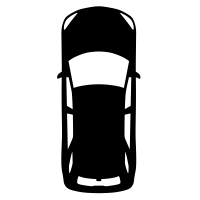
#> input picture car_gif/car_icon.png, 200 x 200 px
$ python car_gif.py
#> lines starting #> are read from the running program, lines starting #| are printed output that depends on the picture
import numpy as np
import matplotlib.pyplot as plt
import matplotlib.animation as animation
import matplotlib.image as mpimg

# Configure figure with a corporate style
fig, ax = plt.subplots(figsize=(8, 8))
ax.set_facecolor('white')  # Background color
ax.spines['top'].set_visible(False)  # Hide top spine
ax.spines['right'].set_visible(False)  # Hide right spine
ax.spines['left'].set_linewidth(1.5)  # Thicker left spine
ax.spines['bottom'].set_linewidth(1.5)  # Thicker bottom spine

# Set axis limits
ax.set_xlim(-100, 100)
ax.set_ylim(-20, 100)
ax.set_xticks(np.arange(-100, 101, 20))  # X ticks
ax.set_yticks(np.arange(-10, 110, 10))  # Y ticks

# Set the aspect of the axes to be equal
ax.set_aspect('equal')  # This makes sure the circle is drawn as a circle

# Add a dashed light gray line at y=0
ax.axhline(0, color='lightgray', linestyle='--', linewidth=1)

# Load car icon image
ego_car_img = mpimg.imread('car_icon.png')  # Ensure you have a car icon image named 'car_icon.png'
#> ego_car_img is the input picture: shape (200, 200, 4) float32; mean R, G, B, A 0, 0, 0, 0.261
target_car_img = mpimg.imread('target_car.jpg')  # Ensure you have a target car image named 'target_car.jpg'
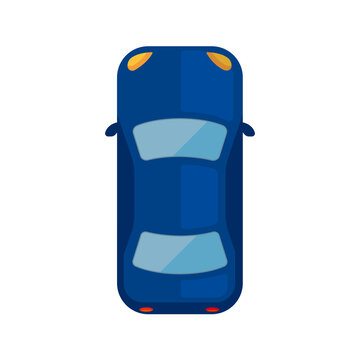
#> input picture car_gif/target_car.jpg, 360 x 360 px
#> target_car_img is the input picture: shape (360, 360, 3); mean R, G, B 197, 211.7, 226.3

# Draw the target car image (moved closer) with increased size
target_car_x = -20  # Centered horizontally
target_car_y = 43  # Adjusted position for the target car, to fit the new Y limits
target_car_image = ax.imshow(target_car_img, extent=[target_car_x, target_car_x + 28, target_car_y, target_car_y + 15], aspect='auto')

# Create a damping level text bar
damping_text = ax.text(0, 100, 'Damping Level: 0 dB', fontsize=14, fontweight='bold', ha='center')

# Initialize line and text for max visibility
max_visibility_line = None
visibility_text = None

# Update function for the animation
def update(frame):
#> called with frame = 0
    global max_visibility_line, visibility_text  # Use global variables for the line and text

    # Clear previous patches
    for patch in ax.patches:
        patch.remove()  # Remove existing patches

    # Define ego car position (set to 0 on Y-axis)
    ego_car_x = -13  # Centered with respect to the red circle, moved back
    ego_car_y = -1  # Position of the car (on the 0 line)

    # Draw the ego car image (increased size)
    ax.imshow(ego_car_img, extent=[ego_car_x, ego_car_x + 28, ego_car_y, ego_car_y + 15], aspect='auto')

    # Create new radar detection area starting from the red circle
    radar_circle = plt.Circle((1, 14), 1.25, color='red', alpha=1)  # Positioned just above the car
    ax.add_patch(radar_circle)

    # Define radius for radar detection area based on damping level
    radius = max(40, 80 - (frame * 0.5))  # Adjusted to reach a minimum radius more quickly

    # Update damping level text
    damping_level = min(30, (frame // 10) * 5)  # Max at 30 dB
    damping_text.set_text(f'Damping Level: {damping_level} dB')

    # Create new radar detection area starting from the red circle
    radar_detection_area = plt.Polygon(
        [(1, 14), (radius, radius - 2), (-radius, radius - 2)],
        color='blue', alpha=0.3
    )
    ax.add_patch(radar_detection_area)

    # Add or update the max visibility line
    max_visibility_line_y = radius - 2  # Y position of the max visibility line
    if max_visibility_line is None:
        # Create line if it does not exist
        max_visibility_line, = ax.plot([-radius, radius], [max_visibility_line_y, max_visibility_line_y], color='green',
                                       linewidth=2)
    else:
        # Update line position and length
        max_visibility_line.set_xdata([-radius, radius])
        max_visibility_line.set_ydata([max_visibility_line_y, max_visibility_line_y])

        # Define the number of classes and maximum visibility range
        num_classes = 7

        # Calculate the class index based on the current frame
        class_index = min(num_classes - 1, int((frame / 50) * num_classes))  # Assuming 90 frames

        # Calculate target opacity based on the class index
        target_opacity = max(0, (num_classes - class_index) / num_classes)  # Opacity goes from 1 to 0

        # Set the opacity of the target car image
        target_car_image.set_alpha(target_opacity)

    # Add or update text for max visibility
    if visibility_text is None:
        visibility_text = ax.text(radius, max_visibility_line_y + 0.2, 'Max Visibility', fontsize=12, ha='left',
                                  color='green')
    else:
        visibility_text.set_position((radius, max_visibility_line_y + 0.2))

    return radar_detection_area, damping_text, radar_circle, max_visibility_line, visibility_text

# Set axis labels
ax.set_xlabel('Lateral distance (m)', fontsize=12)
ax.set_ylabel('Longitudinal distance (m)', fontsize=12)

# Create animation
anim = animation.FuncAnimation(fig, update, frames=90, interval=1000, blit=False, repeat=True)

# Save the animation as a GIF
anim_path = 'radar_detection_area_animation_aligned.gif'
anim.save(anim_path, writer='pillow', fps=10)
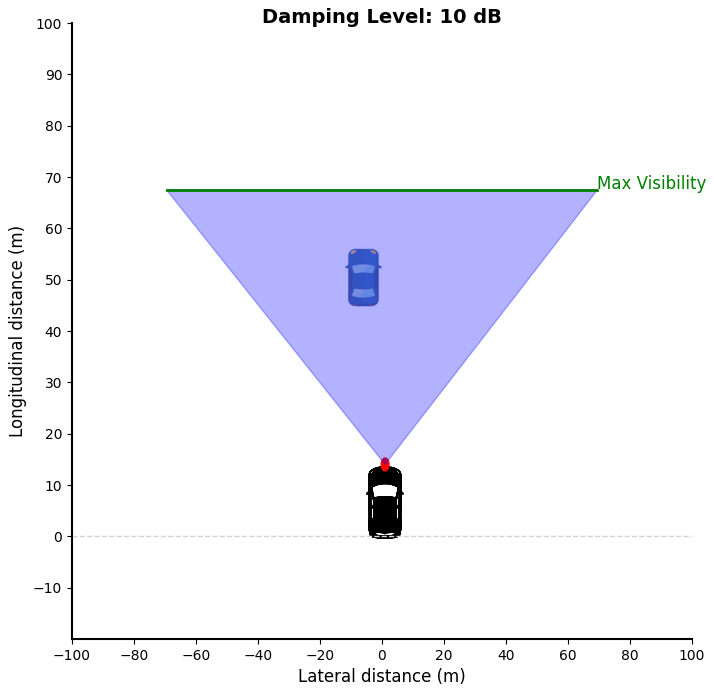
#> figure drawn by matplotlib, 1 panel
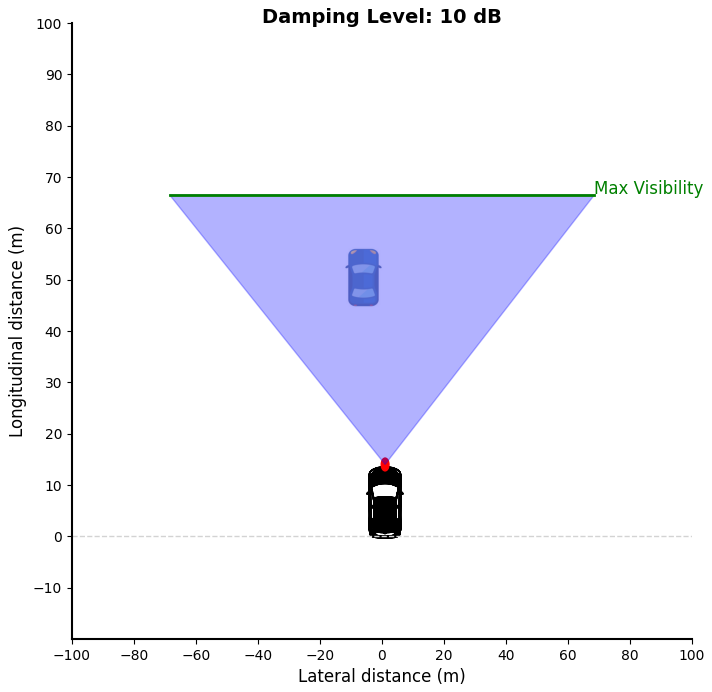
#> figure drawn by matplotlib, 1 panel
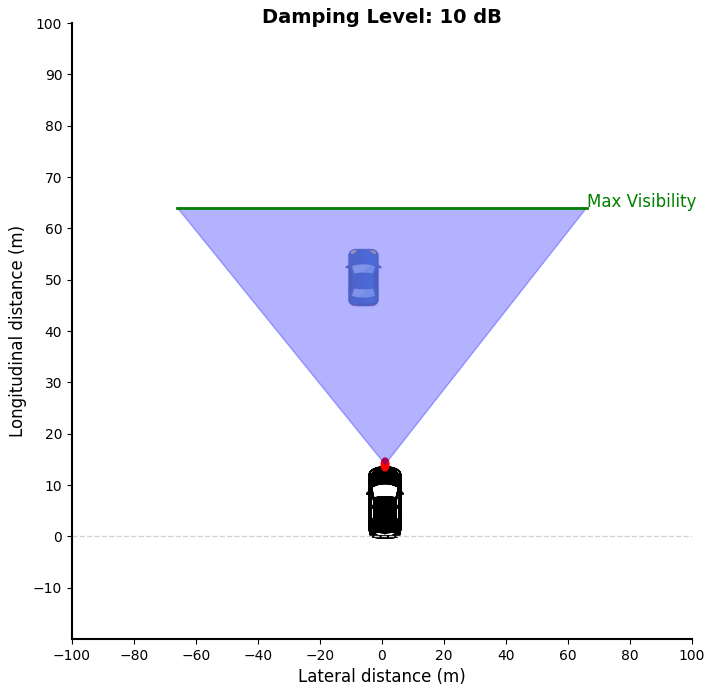
#> figure drawn by matplotlib, 1 panel
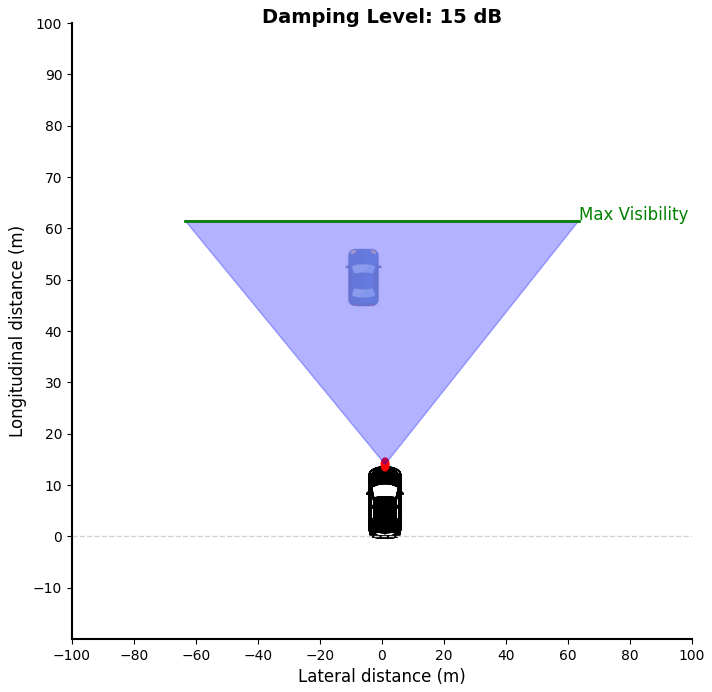
#> figure drawn by matplotlib, 1 panel
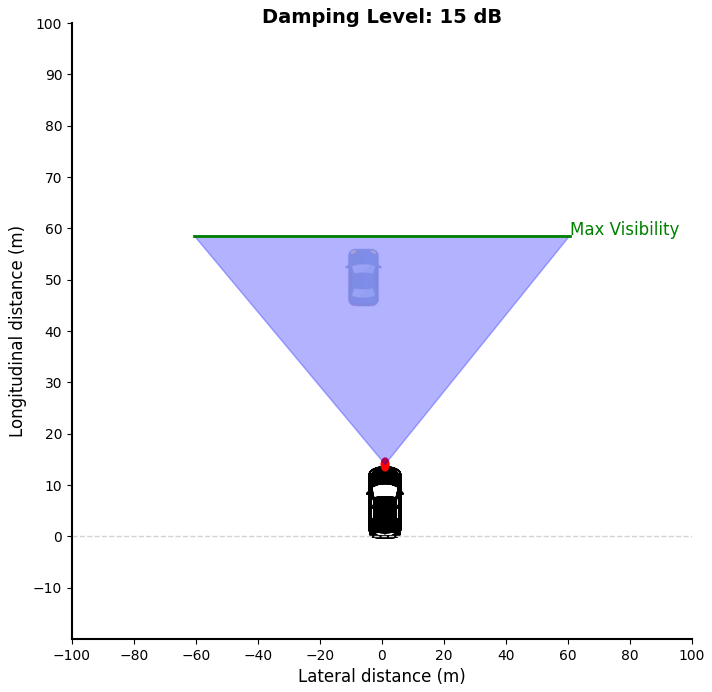
#> figure drawn by matplotlib, 1 panel
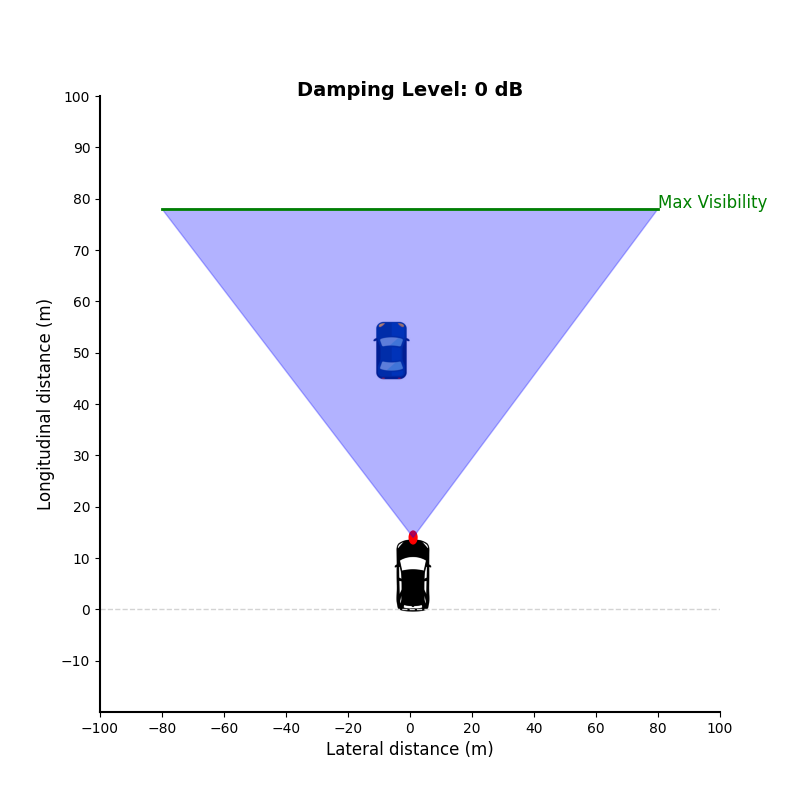
#> saved as radar_detection_area_animation_aligned.gif: PIL image 800x800 RGBA; mean R, G, B, A 240.6, 241, 250.6, 255
#> (the run stopped early here; a loop or call above may not have finished)
